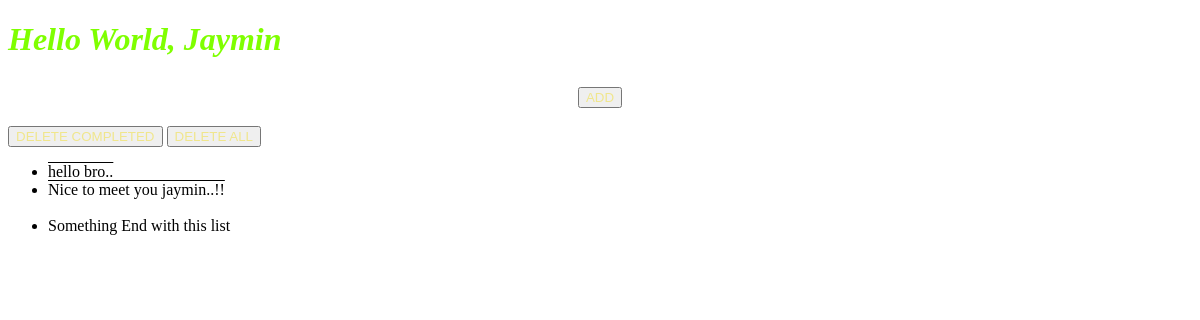
The app's page /, older data.
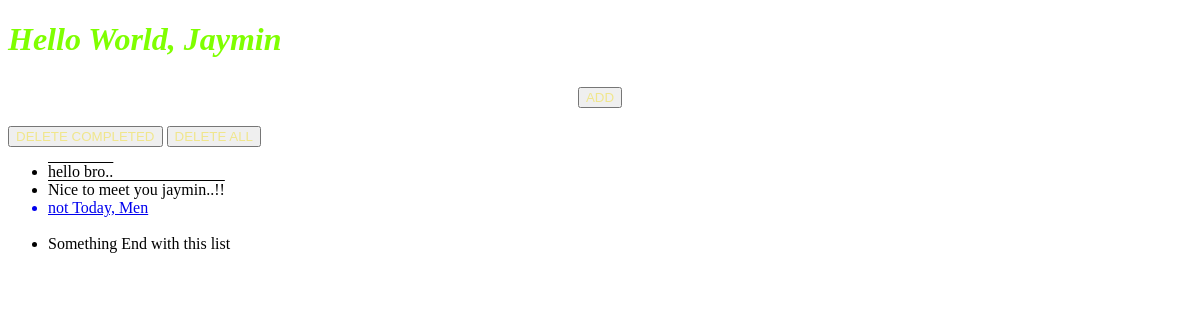
The same page, newer data.
### todolist/models.py (models this page shows)
class Todolist(models.Model):
    text = models.CharField(max_length=45)
    completed = models.BooleanField(default=False)

### todolist/views.py (the view)
# urls.py: path('',views.index,name='index'),
def index(request):
    todo_items = Todolist.objects.order_by('id')
    form = TodoListForm()
    context = {'todo_items': todo_items,'form':form}
    return render(request,'todolist/index.html',context)

### todolist/templates/todolist/index.html (shortened to what this page needs)
{% load static %}
<!DOCTYPE html>
<html>
    <head>
        <link rel="stylesheet" href="{% static 'todolist/style.css' %}">
    </head>
    <body>
        <h1>Hello World, Jaymin</h1>
        <form action="{% url 'add' %}" method="POST" role="form">
            <div class="form-group">
                <div class="input-group">
                    <span class="input-group-btn">
                        <button type="submit" class="btn btn-default" id="add-btn">ADD</button>
                    </span>
                </div>
            </div>
        </form>
        <br>
        <div class="row t10">
            <div class="btn-group">
                <a href="{% url 'deletecompleted' %}">
                    <button type="button" class="btn btn-warning">DELETE COMPLETED
                    </button></a>
                <a href="{% url 'deleteall' %}">
                    <button type="button" class="btn btn-transh">
                    </button>
                </a>
            </div>
        </div>
        <div>
            <ul>
                {% for todolist in todo_items %}
                    {% if todolist.completed %}
                        <li class="todo_completed">{{todolist.text}}</li>
                    {% else %}
                        <a href="{% url 'completed' todolist.id %}"><li>{{ todolist.text }}</li></a>
                    {% endif %}
                {% endfor %}
                <br>
                <li class="">Something End with this list</li>
            </ul>
        </div>
    </body>
</html>

### todolist/static/todolist/style.css (style rules this page uses)
h1 { color: chartreuse; font-family: 'Times New Roman', Times, serif; font-style: italic; }
.todo_completed { text-decoration-line: overline; }
.input-group { text-align: center; font-size: 25px; }
.btn { color: khaki; }

Row changes from the older to the newer data that the page shows:
added Todolist: text "not Today, Men"
